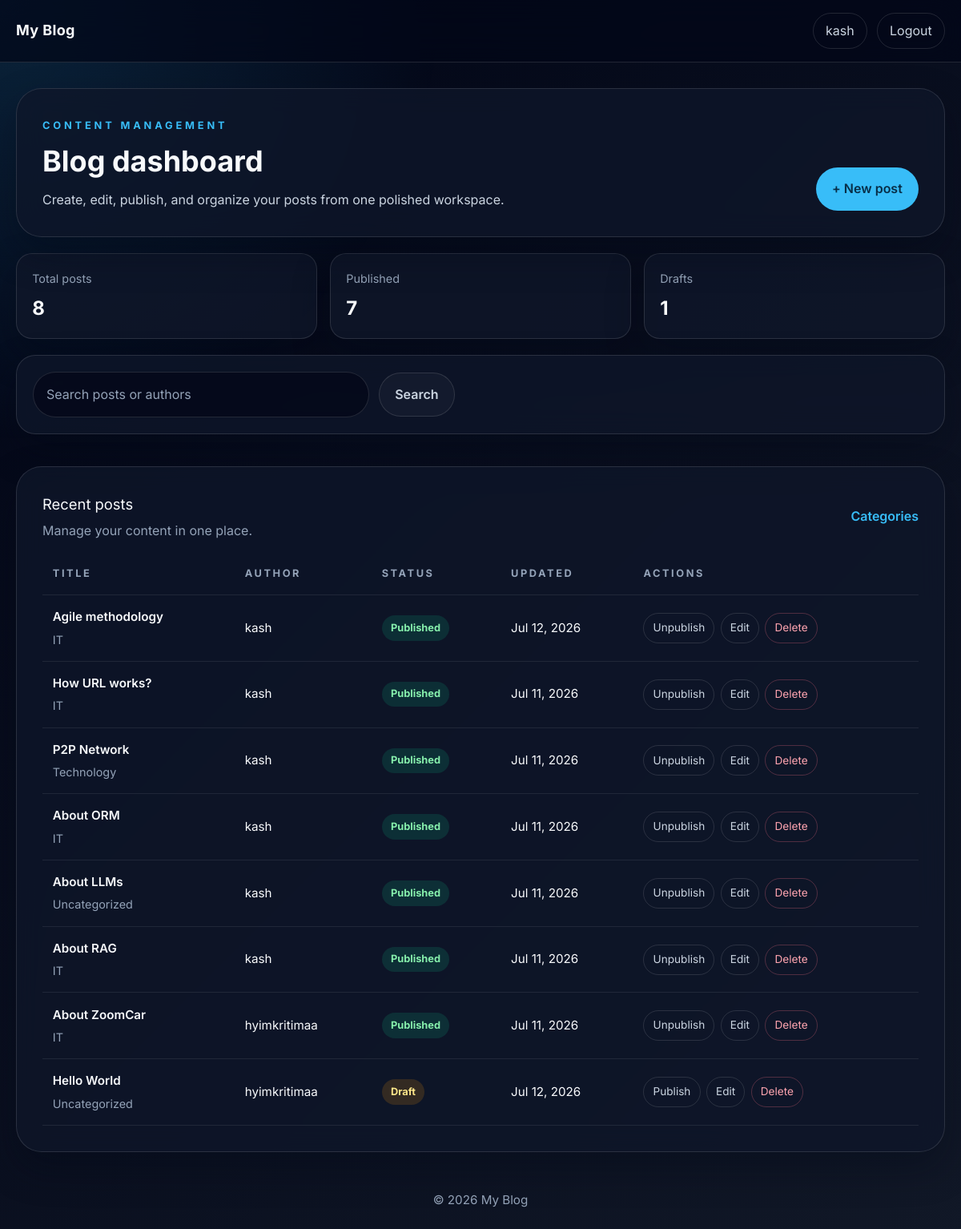
Screenshot of / (signed in) with the database file from the repository.
### blog/models.py (models this page shows, shortened)
class Post(models.Model):
    title = models.CharField(max_length=200)
    slug = models.SlugField(unique=True)
    author = models.ForeignKey(User, on_delete=models.CASCADE)
    category = models.ForeignKey(Category, on_delete=models.SET_NULL, null=True, blank=True, related_name="posts")
    tags = models.ManyToManyField(Tag, blank=True, related_name="posts")
    content = models.TextField()
    excerpt = models.CharField(max_length=300, blank=True)
    cover_image = models.ImageField(upload_to="posts/", blank=True, null=True)
    published = models.BooleanField(default=False)
    created_at = models.DateTimeField(auto_now_add=True)
    updated_at = models.DateTimeField(auto_now=True)
    class Meta:
        ordering = ["-created_at"]

class Category(models.Model):
    name = models.CharField(max_length=100, unique=True)
    slug = models.SlugField(unique=True)
    class Meta:
        verbose_name_plural = "Categories"
        ordering = ["name"]

### blog/views.py (the view, shortened to what this page needs)
# urls.py: path("", views.PostListView.as_view(), name="post_list"),
class PostListView(ListView):
    model = Post
    template_name = "blog/post_list.html"
    context_object_name = "posts"
    paginate_by = 6
    def dispatch(self, request, *args, **kwargs):
        if request.user.is_authenticated and (request.user.is_staff or request.user.is_superuser):
            return dashboard(request)
        return super().dispatch(request, *args, **kwargs)

### blog/views.py (called while the page is built)
@staff_member_required
@login_required
def dashboard(request):
    query = request.GET.get("q", "").strip()
    posts = Post.objects.select_related("author", "category").prefetch_related("tags")
    if query:
        posts = posts.filter(Q(title__icontains=query) | Q(content__icontains=query) | Q(author__username__icontains=query))
    context = {
        "posts": posts.order_by("-created_at"),
        "query": query,
        "draft_count": Post.objects.filter(published=False).count(),
        "published_count": Post.objects.filter(published=True).count(),
    }
    return render(request, "blog/dashboard.html", context)

### templates/blog/dashboard.html (shortened to what this page needs)
{% extends "base.html" %}
{% block content %}
<div class="dashboard-shell">
  <section class="dashboard-card dashboard-hero">
    <div class="dashboard-hero__content">
      <p class="hero-kicker">Content management</p>
      <h1 class="hero-title">Blog dashboard</h1>
      <p class="hero-copy">Create, edit, publish, and organize your posts from one polished workspace.</p>
    </div>
    <a href="{% url 'blog:post_create' %}" class="btn-primary">+ New post</a>
  </section>
  <section class="dashboard-stats">
    <div class="stat-card">
      <span class="stat-label">Total posts</span>
      <strong>{{ posts|length }}</strong>
    </div>
    <div class="stat-card">
      <span class="stat-label">Published</span>
      <strong>{{ published_count }}</strong>
    </div>
    <div class="stat-card">
      <span class="stat-label">Drafts</span>
      <strong>{{ draft_count }}</strong>
    </div>
  </section>
  <section class="panel dashboard-toolbar">
    <form method="get" class="dashboard-toolbar__form">
      <input type="text" name="q" value="{{ query }}" placeholder="Search posts or authors" class="search-box" />
      <button class="btn-secondary">Search</button>
    </form>
  </section>
  <section class="dashboard-card dashboard-list">
    <div class="dashboard-list__header">
      <div>
        <h2>Recent posts</h2>
        <p>Manage your content in one place.</p>
      </div>
      <a href="{% url 'blog:category_list' %}" class="text-link">Categories</a>
    </div>
    <div class="table-wrap">
      <table class="table">
        <thead>
          <tr>
            <th>Title</th>
            <th>Author</th>
            <th>Status</th>
            <th>Updated</th>
            <th>Actions</th>
          </tr>
        </thead>
        <tbody>
          {% for post in posts %}
          <tr>
            <td>
              <div class="table-title">{{ post.title }}</div>
              <div class="table-subtitle">{{ post.category.name|default:"Uncategorized" }}</div>
            </td>
            <td>{{ post.author.get_full_name|default:post.author.username }}</td>
            <td>
              {% if post.published %}
                <span class="badge badge-published">Published</span>
              {% else %}
                <span class="badge badge-draft">Draft</span>
              {% endif %}
            </td>
            <td>{{ post.updated_at|date:"M d, Y" }}</td>
            <td>
              <div class="action-group">
                <a href="{% url 'blog:toggle_publish' post.pk %}" class="table-action">{% if post.published %}Unpublish{% else %}Publish{% endif %}</a>
                <a href="{% url 'blog:post_edit' post.pk %}" class="table-action">Edit</a>
                <a href="{% url 'blog:post_delete' post.pk %}" class="table-action danger" onclick="return confirm('Delete this post?');">Delete</a>
              </div>
            </td>
          </tr>
          {% empty %}
          <tr>
            <td colspan="5" class="empty-state-cell">No posts found yet.</td>
          </tr>
          {% endfor %}
        </tbody>
      </table>
    </div>
  </section>
</div>
{% endblock %}

### templates/base.html (shortened to what this page needs)
{% load static %}
<!DOCTYPE html>
<html lang="en">
<head>
  <link rel="stylesheet" href="{% static 'css/output.css' %}">
  <link rel="stylesheet" href="{% static 'css/custom.css' %}">
</head>
<body>
  <div class="page-shell">
    <header class="site-header">
      <div class="site-nav">
        <a href="{% url 'blog:post_list' %}" class="brand">My Blog</a>
        <div class="nav-links">
          {% if user.is_authenticated %}
            <a href="{% if user.is_staff or user.is_superuser %}{% url 'blog:dashboard' %}{% else %}{% url 'blog:post_list' %}{% endif %}" class="nav-chip">{{ user.username }}</a>
            <a href="{% url 'blog:logout' %}" class="nav-chip">Logout</a>
          {% else %}
            <a href="{% url 'blog:login' %}" class="nav-chip">Login</a>
            <a href="{% url 'blog:signup' %}" class="nav-chip">Sign up</a>
          {% endif %}
        </div>
      </div>
    </header>
    <main class="main-content">
      {% block content %}{% endblock %}
    </main>
    <footer class="page-footer">
      <p>&copy; {% now "Y" %} My Blog</p>
    </footer>
  </div>
</body>
</html>

### rows the page displays
Post: title "Agile methodology", category.name "IT", author.get_full_name "kash", published "Published", updated_at "Jul 12, 2026"
Post: title "How URL works?", category.name "IT", author.get_full_name "kash", published "Published", updated_at "Jul 11, 2026"
Post: title "P2P Network", category.name "Technology", author.get_full_name "kash", published "Published", updated_at "Jul 11, 2026"
Post: title "About ORM", category.name "IT", author.get_full_name "kash", published "Published", updated_at "Jul 11, 2026"
Post: title "About LLMs", category.name "Uncategorized", author.get_full_name "kash", published "Published", updated_at "Jul 11, 2026"
Post: title "About RAG", category.name "IT", author.get_full_name "kash", published "Published", updated_at "Jul 11, 2026"
Post: title "About ZoomCar", category.name "IT", author.get_full_name "hyimkritimaa", published "Published", updated_at "Jul 11, 2026"
Post: title "Hello World", category.name "Uncategorized", author.get_full_name "hyimkritimaa", published "Draft", updated_at "Jul 12, 2026"

### other values shown
{{ user.username }} "kash"
{{ posts|length }} "8"
{{ published_count }} "7"
{{ draft_count }} "1"
